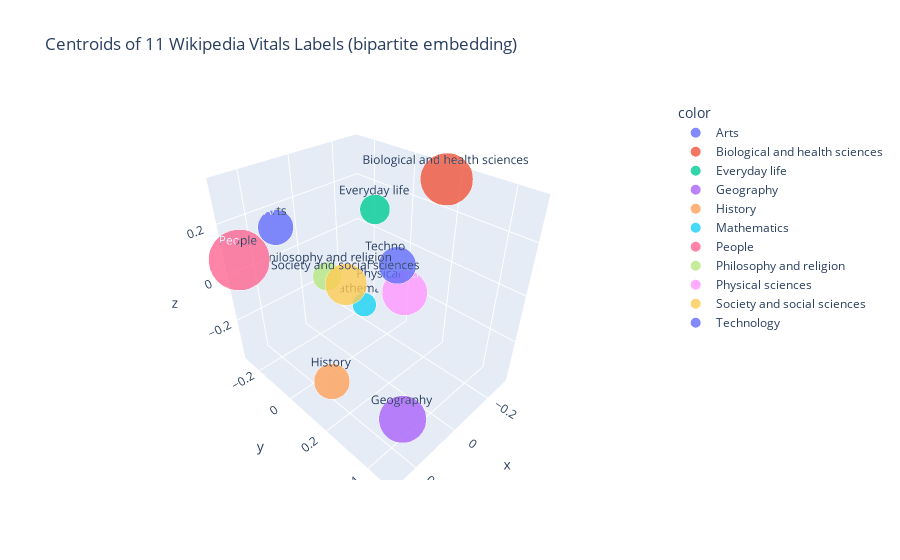

Notebook source saved alongside this figure:
### Code cell
embedding_3d = embedding_articles[:, :3]
centroids = []
sizes = []
for label in range(len(names_labels)):
    indices = np.where(labels == label)[0]
    if len(indices) > 0:
        centroid = embedding_3d[indices].mean(axis=0)
        centroids.append(centroid)
        sizes.append(len(indices))
    else:
        centroids.append(np.zeros(3))
        sizes.append(0)
centroids = np.array(centroids)

fig = px.scatter_3d(
    x=centroids[:, 0],
    y=centroids[:, 1],
    z=centroids[:, 2],
    size=sizes,
    text=names_labels,
    color=names_labels,
    size_max=60,
    title="Centroids of 11 Wikipedia Vitals Labels (bipartite embedding)"
)
fig.update_traces(marker=dict(opacity=0.8))
fig.show()

### Figure 1 — Plotly figure (JSON) as saved in the notebook; plotly's stock layout.template omitted (floating-point values rounded to 4 significant figures)
{"data": [{"hovertemplate": "color=Arts<br>x=%{x}<br>y=%{y}<br>z=%{z}<br>size=%{marker.size}<br>text=%{text}<extra></extra>", "legendgroup": "Arts", "marker": {"color": "#636efa", "opacity": 0.8, "size": [673], "sizemode": "area", "sizeref": 0.5531, "symbol": "circle"}, "mode": "markers+text", "name": "Arts", "scene": "scene", "showlegend": true, "text": ["Arts"], "type": "scatter3d", "x": [0.1048], "y": [-0.2752], "z": [0.1245]}, {"hovertemplate": "color=Biological and health sciences<br>x=%{x}<br>y=%{y}<br>z=%{z}<br>size=%{marker.size}<br>text=%{text}<extra></extra>", "legendgroup": "Biological and health sciences", "marker": {"color": "#EF553B", "opacity": 0.8, "size": [1479], "sizemode": "area", "sizeref": 0.5531, "symbol": "circle"}, "mode": "markers+text", "name": "Biological and health sciences", "scene": "scene", "showlegend": true, "text": ["Biological and health sciences"], "type": "scatter3d", "x": [-0.2517], "y": [0.1888], "z": [0.3349]}, {"hovertemplate": "color=Everyday life<br>x=%{x}<br>y=%{y}<br>z=%{z}<br>size=%{marker.size}<br>text=%{text}<extra></extra>", "legendgroup": "Everyday life", "marker": {"color": "#00cc96", "opacity": 0.8, "size": [479], "sizemode": "area", "sizeref": 0.5531, "symbol": "circle"}, "mode": "markers+text", "name": "Everyday life", "scene": "scene", "showlegend": true, "text": ["Everyday life"], "type": "scatter3d", "x": [-0.1567], "y": [-0.03499], "z": [0.1871]}, {"hovertemplate": "color=Geography<br>x=%{x}<br>y=%{y}<br>z=%{z}<br>size=%{marker.size}<br>text=%{text}<extra></extra>", "legendgroup": "Geography", "marker": {"color": "#ab63fa", "opacity": 0.8, "size": [1201], "sizemode": "area", "sizeref": 0.5531, "symbol": "circle"}, "mode": "markers+text", "name": "Geography", "scene": "scene", "showlegend": true, "text": ["Geography"], "type": "scatter3d", "x": [0.2531], "y": [0.4791], "z": [-0.1346]}, {"hovertemplate": "color=History<br>x=%{x}<br>y=%{y}<br>z=%{z}<br>size=%{marker.size}<br>text=%{text}<extra></extra>", "legendgroup": "History", "marker": {"color": "#FFA15A", "opacity": 0.8, "size": [680], "sizemode": "area", "sizeref": 0.5531, "symbol": "circle"}, "mode": "markers+text", "name": "History", "scene": "scene", "showlegend": true, "text": ["History"], "type": "scatter3d", "x": [0.2886], "y": [0.2221], "z": [-0.1515]}, {"hovertemplate": "color=Mathematics<br>x=%{x}<br>y=%{y}<br>z=%{z}<br>size=%{marker.size}<br>text=%{text}<extra></extra>", "legendgroup": "Mathematics", "marker": {"color": "#19d3f3", "opacity": 0.8, "size": [300], "sizemode": "area", "sizeref": 0.5531, "symbol": "circle"}, "mode": "markers+text", "name": "Mathematics", "scene": "scene", "showlegend": true, "text": ["Mathematics"], "type": "scatter3d", "x": [-0.2546], "y": [-0.1965], "z": [-0.3717]}, {"hovertemplate": "color=People<br>x=%{x}<br>y=%{y}<br>z=%{z}<br>size=%{marker.size}<br>text=%{text}<extra></extra>", "legendgroup": "People", "marker": {"color": "#FF6692", "opacity": 0.8, "size": [1991], "sizemode": "area", "sizeref": 0.5531, "symbol": "circle"}, "mode": "markers+text", "name": "People", "scene": "scene", "showlegend": true, "text": ["People"], "type": "scatter3d", "x": [0.2681], "y": [-0.274], "z": [0.06097]}, {"hovertemplate": "color=Philosophy and religion<br>x=%{x}<br>y=%{y}<br>z=%{z}<br>size=%{marker.size}<br>text=%{text}<extra></extra>", "legendgroup": "Philosophy and religion", "marker": {"color": "#B6E880", "opacity": 0.8, "size": [435], "sizemode": "area", "sizeref": 0.5531, "symbol": "circle"}, "mode": "markers+text", "name": "Philosophy and religion", "scene": "scene", "showlegend": true, "text": ["Philosophy and religion"], "type": "scatter3d", "x": [0.009506], "y": [-0.1202], "z": [-0.05788]}, {"hovertemplate": "color=Physical sciences<br>x=%{x}<br>y=%{y}<br>z=%{z}<br>size=%{marker.size}<br>text=%{text}<extra></extra>", "legendgroup": "Physical sciences", "marker": {"color": "#FF97FF", "opacity": 0.8, "size": [1097], "sizemode": "area", "sizeref": 0.5531, "symbol": "circle"}, "mode": "markers+text", "name": "Physical sciences", "scene": "scene", "showlegend": true, "text": ["Physical sciences"], "type": "scatter3d", "x": [-0.3041], "y": [-0.005373], "z": [-0.232]}, {"hovertemplate": "color=Society and social sciences<br>x=%{x}<br>y=%{y}<br>z=%{z}<br>size=%{marker.size}<br>text=%{text}<extra></extra>", "legendgroup": "Society and social sciences", "marker": {"color": "#FECB52", "opacity": 0.8, "size": [930], "sizemode": "area", "sizeref": 0.5531, "symbol": "circle"}, "mode": "markers+text", "name": "Society and social sciences", "scene": "scene", "showlegend": true, "text": ["Society and social sciences"], "type": "scatter3d", "x": [-0.00904], "y": [-0.0372], "z": [-0.06171]}, {"hovertemplate": "color=Technology<br>x=%{x}<br>y=%{y}<br>z=%{z}<br>size=%{marker.size}<br>text=%{text}<extra></extra>", "legendgroup": "Technology", "marker": {"color": "#636efa", "opacity": 0.8, "size": [746], "sizemode": "area", "sizeref": 0.5531, "symbol": "circle"}, "mode": "markers+text", "name": "Technology", "scene": "scene", "showlegend": true, "text": ["Technology"], "type": "scatter3d", "x": [-0.2714], "y": [-0.02202], "z": [-0.08996]}], "layout": {"legend": {"itemsizing": "constant", "title": {"text": "color"}, "tracegroupgap": 0}, "scene": {"domain": {"x": [0, 1], "y": [0, 1]}, "xaxis": {"title": {"text": "x"}}, "yaxis": {"title": {"text": "y"}}, "zaxis": {"title": {"text": "z"}}}, "title": {"text": "Centroids of 11 Wikipedia Vitals Labels (bipartite embedding)"}}}
